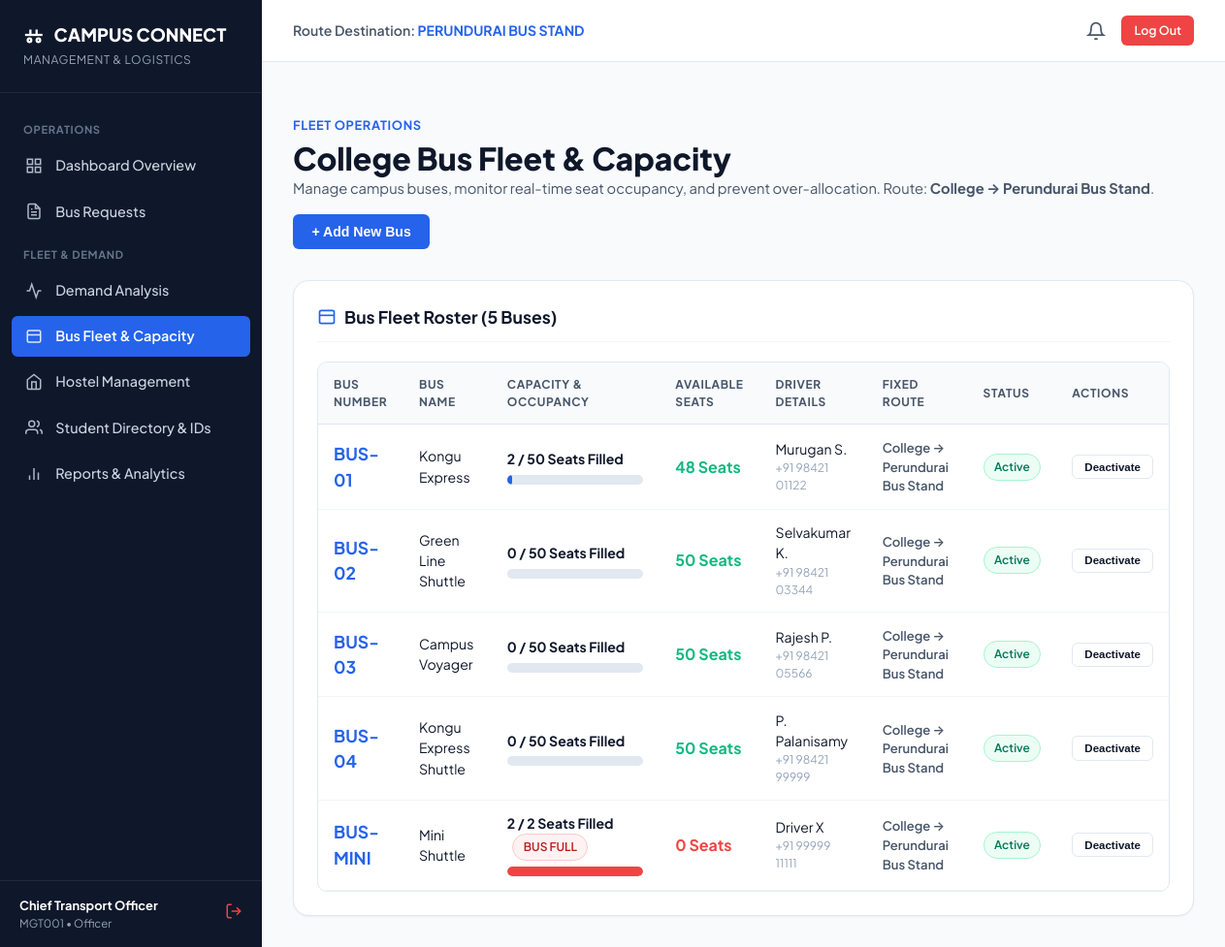
Page /management/buses/ (signed in) on the committed database.
### tables this page shows
CREATE TABLE buses (
    id INTEGER PRIMARY KEY AUTOINCREMENT,
    bus_number TEXT UNIQUE NOT NULL,
    bus_name TEXT NOT NULL,
    capacity INTEGER NOT NULL DEFAULT 50,
    driver_name TEXT NOT NULL,
    driver_contact TEXT NOT NULL,
    route TEXT NOT NULL DEFAULT 'College → Perundurai Bus Stand',
    status TEXT DEFAULT 'Active' CHECK(status IN ('Active', 'Inactive', 'Maintenance')),
    created_at TIMESTAMP DEFAULT CURRENT_TIMESTAMP
);

### routes/bus_routes.py (the view)
@bus_bp.route('/')
@login_required
@role_required('management')
def list_buses():
    buses = BusModel.get_all_with_occupancy()
    return render_template('management/buses.html', buses=buses)

### app.py (called while the page is built)
@app.context_processor
def inject_global_data():
    unread_count = 0
    if 'user_id' in session:
        try:
            unread_count = NotificationService.get_unread_count(session['user_id'])
        except Exception:
            unread_count = 0
    return {
        'current_user_name': session.get('name'),
        'current_user_role': session.get('role'),
        'current_user_reg': session.get('register_number'),
        'unread_notification_count': unread_count,
        'now_year': datetime.now().year,
        'destination_fixed': 'Perundurai Bus Stand'
    }

### database/db.py (called while the page is built)
def get_db():
    if 'db' not in g:
        g.db = sqlite3.connect(
            DATABASE_PATH,
            detect_types=sqlite3.PARSE_DECLTYPES | sqlite3.PARSE_COLNAMES
        )
        g.db.row_factory = sqlite3.Row
        g.db.execute("PRAGMA foreign_keys = ON;")
    return g.db

def query_db(query, args=(), one=False):
    cur = get_db().execute(query, args)
    rv = cur.fetchall()
    cur.close()
    return (dict(rv[0]) if rv else None) if one else [dict(row) for row in rv]

### routes/auth_routes.py (called while the page is built)
def login_required(f):
    @wraps(f)
    def decorated_function(*args, **kwargs):
        if 'user_id' not in session:
            flash("Please log in to access this page.", "warning")
            return redirect(url_for('auth.login_student'))
        return f(*args, **kwargs)
    return decorated_function

def role_required(required_role):
    def decorator(f):
        @wraps(f)
        def decorated_function(*args, **kwargs):
            if 'user_id' not in session:
                flash("Please log in to access this page.", "warning")
                return redirect(url_for('auth.login_student'))
            if session.get('role') != required_role:
                flash(f"Unauthorized. Access restricted to {required_role} accounts.", "danger")
                if session.get('role') == 'management':
                    return redirect(url_for('management.dashboard'))
                else:
                    return redirect(url_for('student.dashboard'))
            return f(*args, **kwargs)
        return decorated_function
    return decorator

### services/notification_service.py (called while the page is built)
    @staticmethod
    def get_unread_count(user_id):
        sql = "SELECT COUNT(*) as cnt FROM notifications WHERE user_id = ? AND is_read = 0"
        res = query_db(sql, (user_id,), one=True)
        return res['cnt'] if res else 0

### templates/management/buses.html (shortened to what this page needs)
{% extends "management/base_management.html" %}
{% block content %}
<div style="display: flex; justify-content: space-between; align-items: flex-end; margin-bottom: 2rem; flex-wrap: wrap; gap: 1rem;">
  <div>
    <span style="font-size: 0.8rem; font-weight: 700; color: var(--primary); text-transform: uppercase; letter-spacing: 0.05em;">Fleet Operations</span>
    <h1 style="font-size: 2rem; font-weight: 800; margin-top: 0.2rem;">College Bus Fleet &amp; Capacity</h1>
    <p style="color: var(--text-secondary); font-size: 0.92rem;">
      Manage campus buses, monitor real-time seat occupancy, and prevent over-allocation. Route: <strong>College &rarr; Perundurai Bus Stand</strong>.
    </p>
  </div>
  <button type="button" onclick="openModal('addBusModal')" class="btn btn-primary">
    + Add New Bus
  </button>
</div>
<div class="card">
  <div class="card-header">
    <div class="card-title">
      <svg width="20" height="20" viewBox="0 0 24 24" fill="none" stroke="currentColor" stroke-width="2" style="color: var(--primary);"><rect x="3" y="4" width="18" height="16" rx="2"></rect><line x1="3" y1="10" x2="21" y2="10"></line></svg>
      <span>Bus Fleet Roster ({{ buses|length }} Buses)</span>
    </div>
  </div>
  <div class="table-responsive">
    <table class="data-table">
      <thead>
        <tr>
          <th>Bus Number</th>
          <th>Bus Name</th>
          <th>Capacity &amp; Occupancy</th>
          <th>Available Seats</th>
          <th>Driver Details</th>
          <th>Fixed Route</th>
          <th>Status</th>
          <th>Actions</th>
        </tr>
      </thead>
      <tbody>
        {% for b in buses %}
          <tr>
            <td><strong style="font-size: 1.1rem; color: var(--primary);">{{ b.bus_number }}</strong></td>
            <td>{{ b.bus_name }}</td>
            <td style="min-width: 170px;">
              <div style="font-weight: 700; font-size: 0.88rem; margin-bottom: 0.25rem;">
                {{ b.occupancy_text }}
                {% if b.is_full %}
                  <span class="badge badge-danger" style="margin-left: 0.35rem;">BUS FULL</span>
                {% endif %}
              </div>
              <div class="capacity-meter">
                <div class="capacity-fill {% if b.is_full %}high{% elif b.occupancy_pct >= 80 %}mid{% endif %}" style="width: {{ b.occupancy_pct }}%;"></div>
              </div>
            </td>
            <td>
              <strong style="color: {% if b.available_seats == 0 %}var(--danger){% else %}var(--success){% endif %}; font-size: 1rem;">
                {{ b.available_seats }} Seats
              </strong>
            </td>
            <td>
              <div>{{ b.driver_name }}</div>
              <div style="font-size: 0.75rem; color: var(--text-muted);">{{ b.driver_contact }}</div>
            </td>
            <td style="font-size: 0.82rem; font-weight: 600; color: var(--text-secondary);">
              College &rarr; Perundurai Bus Stand
            </td>
            <td>
              <span class="badge {% if b.status == 'Active' %}badge-success{% else %}badge-secondary{% endif %}">
                {{ b.status }}
              </span>
            </td>
            <td>
              <div style="display: flex; gap: 0.35rem;">
                <form action="{{ url_for('bus.toggle_status', bus_id=b.id) }}" method="POST">
                  <button type="submit" class="btn btn-secondary btn-sm" style="font-size: 0.72rem;">
                    {% if b.status == 'Active' %}Deactivate{% else %}Activate{% endif %}
                  </button>
                </form>
              </div>
            </td>
          </tr>
        {% endfor %}
      </tbody>
    </table>
  </div>
</div>
{% endblock %}

### static/css/styles.css (style rules this page uses)
:root { --primary: #2563eb; --primary-hover: #1d4ed8; --primary-light: #eff6ff; --primary-dark: #1e40af; --secondary: #475569; --secondary-light: #f1f5f9; --accent: #8b5cf6; --accent-light: #f5f3ff; --success: #10b981; --success-light: #ecfdf5; --success-dark: #047857; --warning: #f59e0b; --warning-light: #fffbeb; --warning-dark: #b45309; --danger: #ef4444; --danger-light: #fef2f2; --danger-dark: #b91c1c; --info: #0ea5e9; --info-light: #f0f9ff; --bg-body: #f8fafc; --bg-card: #ffffff; --bg-sidebar: #0f172a; --bg-sidebar-hover: #1e293b; --text-primary: #0f172a; --text-secondary: #475569; --text-muted: #94a3b8; --text-on-dark: #f8fafc; --border: #e2e8f0; --border-light: #f1f5f9; --border-focus: #3b82f6; --radius-sm: 6px; --radius-md: 10px; --radius-lg: 16px; --radius-full: 9999px; --shadow-sm: 0 1px 2px 0 rgba(0, 0, 0, 0.05); --shadow-md: 0 4px 6px -1px rgba(0, 0, 0, 0.1), 0 2px 4px -1px rgba(0, 0, 0, 0.06); --shadow-lg: 0 10px 15px -3px rgba(0, 0, 0, 0.1), 0 4px 6px -2px rgba(0, 0, 0, 0.05); --shadow-xl: 0 20px 25px -5px rgba(0, 0, 0, 0.1), 0 10px 10px -5px rgba(0, 0, 0, 0.04); --font-main: -apple-system, BlinkMacSystemFont, "Segoe UI", Roboto, "Helvetica Neue", Arial, sans-serif; --font-mono: ui-monospace, SFMono-Regular, Menlo, Monaco, Consolas, "Liberation Mono", monospace; --transition: all 0.2s cubic-bezier(0.4, 0, 0.2, 1); }
* { box-sizing: border-box; margin: 0; padding: 0; }
body { font-family: var(--font-main); background-color: var(--bg-body); color: var(--text-primary); line-height: 1.5; -webkit-font-smoothing: antialiased; display: flex; flex-direction: column; min-height: 100vh; }
h1, h2, h3, h4, h5, h6 { font-weight: 700; color: var(--text-primary); line-height: 1.25; }
.btn { display: inline-flex; align-items: center; justify-content: center; gap: 0.5rem; font-weight: 600; font-size: 0.88rem; padding: 0.55rem 1.15rem; border-radius: var(--radius-sm); border: 1px solid transparent; cursor: pointer; transition: var(--transition); text-align: center; white-space: nowrap; }
.btn-primary { background: var(--primary); color: #ffffff; }
.btn-secondary { background: #ffffff; border-color: var(--border); color: var(--text-primary); }
.btn-sm { font-size: 0.78rem; padding: 0.35rem 0.75rem; }
.badge { display: inline-flex; align-items: center; gap: 0.35rem; font-size: 0.75rem; font-weight: 600; padding: 0.25rem 0.65rem; border-radius: var(--radius-full); text-transform: capitalize; white-space: nowrap; }
.badge-success { background: var(--success-light); color: var(--success-dark); border: 1px solid #a7f3d0; }
.badge-danger { background: var(--danger-light); color: var(--danger-dark); border: 1px solid #fecaca; }
.card { background: var(--bg-card); border: 1px solid var(--border); border-radius: var(--radius-lg); box-shadow: var(--shadow-sm); padding: 1.5rem; transition: var(--transition); }
.card-header { display: flex; align-items: center; justify-content: space-between; margin-bottom: 1.25rem; padding-bottom: 0.75rem; border-bottom: 1px solid var(--border-light); }
.card-title { font-size: 1.1rem; font-weight: 700; color: var(--text-primary); display: flex; align-items: center; gap: 0.5rem; }
.table-responsive { width: 100%; overflow-x: auto; border-radius: var(--radius-md); border: 1px solid var(--border); background: #ffffff; }
.data-table { width: 100%; border-collapse: collapse; text-align: left; font-size: 0.88rem; }
.data-table th { background: #f8fafc; color: #475569; font-weight: 700; font-size: 0.75rem; text-transform: uppercase; letter-spacing: 0.05em; padding: 0.85rem 1rem; border-bottom: 1px solid var(--border); }
.data-table td { padding: 0.85rem 1rem; border-bottom: 1px solid var(--border-light); color: var(--text-primary); vertical-align: middle; }
.capacity-meter { width: 140px; background: #e2e8f0; border-radius: var(--radius-full); height: 10px; overflow: hidden; margin-top: 0.35rem; }
.capacity-fill { height: 100%; background: var(--primary); border-radius: var(--radius-full); transition: width 0.4s ease; }
.capacity-fill.high { background: var(--danger); }

### templates/management/base_management.html (style rules this page uses)
body { font-family: 'Plus Jakarta Sans', -apple-system, sans-serif; }

### rows in the picture
buses: bus_number "BUS-01", bus_name "Kongu Express", occupancy_text "2 / 50 Seats Filled", {{ b.occupancy_pct }} 4.0 (drawn), available_seats "48", driver_name "Murugan S.", driver_contact "+91 98421 01122", status "Active", shows "Deactivate"
buses: bus_number "BUS-02", bus_name "Green Line Shuttle", occupancy_text "0 / 50 Seats Filled", available_seats "50", driver_name "Selvakumar K.", driver_contact "+91 98421 03344", status "Active", shows "Deactivate"
buses: bus_number "BUS-03", bus_name "Campus Voyager", occupancy_text "0 / 50 Seats Filled", available_seats "50", driver_name "Rajesh P.", driver_contact "+91 98421 05566", status "Active", shows "Deactivate"
buses: bus_number "BUS-04", bus_name "Kongu Express Shuttle", occupancy_text "0 / 50 Seats Filled", available_seats "50", driver_name "P. Palanisamy", driver_contact "+91 98421 99999", status "Active", shows "Deactivate"
buses: bus_number "BUS-MINI", bus_name "Mini Shuttle", occupancy_text "2 / 2 Seats Filled", shows "BUS FULL", {{ b.occupancy_pct }} 100.0 (drawn), available_seats "0", driver_name "Driver X", driver_contact "+91 99999 11111", status "Active", shows "Deactivate"

### other values in the picture
{{ current_user_name }} "Chief Transport Officer"
{{ current_user_reg }} "MGT001"
{{ buses|length }} "5"
